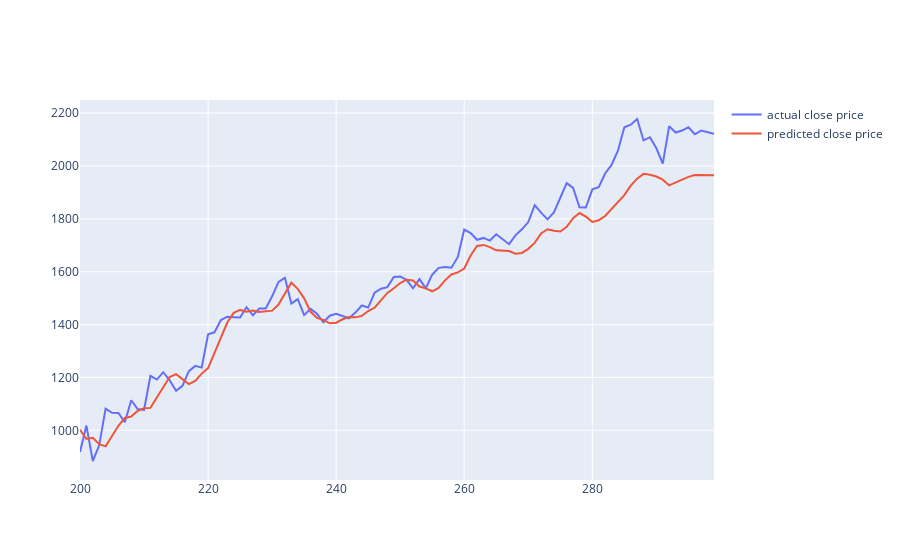

Here is the notebook cell this chart was saved with:
### Code cell
fig = go.Figure()
fig.add_trace(go.Scatter(x=df.index[200:300], y=y_test[200:300,0], mode='lines', name='actual close price'))
fig.add_trace(go.Scatter(x=df.index[200:300], y= y_test_pred[200:300,0], mode='lines', name='predicted close price'))


# fig.update_yaxes(range=[1000, 1500])
